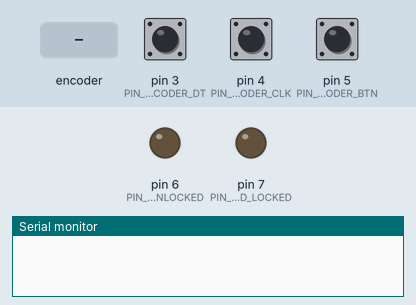
A sketch run on a simulated Arduino Uno, built with avr-gcc and run on an emulated ATmega328P. On the bench: output pins drawn as LEDs (lit = HIGH), the last lines printed to the serial monitor. Inputs (shaded band) come from the test bench; at power-on: pin 5 (PIN_ENCODER_BTN) HIGH, pin 3 (PIN_ENCODER_DT) HIGH, pin 4 (PIN_ENCODER_CLK) HIGH.

Above: at 0.1 s.
At 2.2 s:
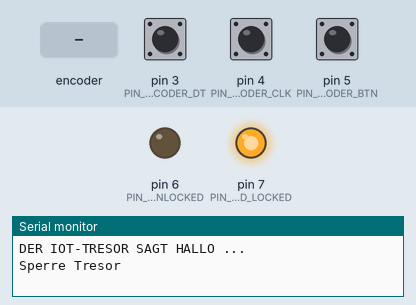
2.3 s: rotary encoder on pin 4 (PIN_ENCODER_CLK) / pin 3 (PIN_ENCODER_DT) turned 1 step (first pin leading)
4.0 s: rotary encoder on pin 4 (PIN_ENCODER_CLK) / pin 3 (PIN_ENCODER_DT) turned 2 steps (second pin leading)
5.9 s: pin 5 (PIN_ENCODER_BTN) pulsed LOW 2 times (0.12 s each, 0.3 s apart)
Timing chart, 0 to 8.9 s (numbered marks = the images above; inputs shaded):
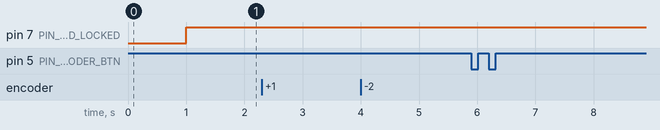

The sketch:

3-Tresor-Loesung.ino
```cpp
/**
 * Tresorschloss
 * =============
 *
 * In dieser Aufgabe wollen wir ein Drehschloss für einen Tresor bauen, wie im folgenden
 * Video anschaulich gezeigt: https://www.youtube.com/watch?v=-DJ6CEA0i9I
 *
 * Als Drehregler verwenden wir einen "Rotary Encoder" (deutsch: Drehimpulsgeber). Äußerlich sieht
 * er wie ein Potentiometer aus, basiert jedoch nicht auf einem Spannungsteiler. Stattdessen besitzt
 * der Regler eine Rasterung, die dafür sorgt, dass bei jeder Bewegung zwei Digitalimpulse generiert
 * werden, mit denen die Drehrichtung erkannt werden kann:
 *
 *                   1x nach links           1x nach rechts
 *                   CLK eilt voraus         DT eilt voraus
 *     CLK | … --------+        +--------- … ----------+        +-------- …
 *         |           +--------+                      +--------+
 *         |
 *      DT | … ------------+        +----- … -----+        +------------ …
 *         |               +--------+             +--------+
 *
 *
 * Zum Entsperren des Tresors muss durch entsprechende Drehbewegungen ein Geheimcode eingegeben werden:
 * Zwei mal rechts, vier mal links, … Die erkannten Drehbewegungen und der dadurch eingegebene Code werden
 * über die serielle Verbindung protokolliert. Zwei LEDs signalisieren, ob der Tresor verschlossen oder
 * entsperrt ist.
 *
 * Wenn der Drehregler gedrückt wird, passiert folgendes: Ist der Tresor verschlossen, wird der Code
 * geprüft und der Tresor ggf. geöffnet. Ist der Tresor offen, wird er wieder verschlossen. Eine
 * Drehbewegung des Reglers verschließt den Tresor immer.
 *
 * Hardwareaufbau:
 * ---------------
 *
 * Die Schaltung können Sie anhand den Konsten unten ableiten. Es ist nicht schwer, da der Drehregler
 * direkt und die LEDs mit je einem Vorwiderstand verbunden werden können.
 *
 * Relevante Dokumentation
 * -----------------------
 *
 * https://sensorkit.joy-it.net/de/sensors/ky-040
 * https://howtomechatronics.com/tutorials/arduino/rotary-encoder-works-use-arduino
 * https://www.arduino.cc/reference/en/language/functions/digital-io/pinmode/
 * https://www.arduino.cc/reference/en/language/functions/digital-io/digitalread/
 * https://www.arduino.cc/reference/en/language/functions/digital-io/digitalwrite/
 */

constexpr bool serial_output = true;

constexpr int PIN_LED_LOCKED   = 7;
constexpr int PIN_LED_UNLOCKED = 6;
constexpr int PIN_ENCODER_BTN  = 5;
constexpr int PIN_ENCODER_CLK  = 4;
constexpr int PIN_ENCODER_DT   = 3;


/**
 * Klasse zum Auslesen eines Drehimpulsgebers (Rotary Encoder) mit Mitteltaster (Button).
 */
class RotaryEncoder {
  public:
    typedef uint8_t direction_t;
    static constexpr direction_t ROTATION_NONE  = 0;
    static constexpr direction_t ROTATION_LEFT  = 1;
    static constexpr direction_t ROTATION_RIGHT = 2;

    static constexpr int DEBOUNCE_MS = 100;

    /**
     * Konstruktor.
     */
    RotaryEncoder(int pin_clk, int pin_dt, int pin_btn) {
      this->pin_clk = pin_clk;
      this->pin_dt  = pin_dt;
      this->pin_btn = pin_btn;
    }

    /**
     * Hardware initialisieren. Aufzurufen in setup().
     */
    void setup() {
      pinMode(pin_clk, INPUT_PULLUP);
      pinMode(pin_dt,  INPUT_PULLUP);
      pinMode(pin_btn, INPUT_PULLUP);

      this->clk_before = digitalRead(pin_clk);
    }

    /**
     * Prüfen, ob der Regler gedreht wurde. Aufzurufen in loop().
     */
    direction_t read_encoder() {
        direction_t direction = this->ROTATION_NONE;
        int clk = digitalRead(this->pin_clk);

        if (this->clk_before != clk) {
          this->clk_before = clk;

          if (clk == LOW) {
            int dt = digitalRead(this->pin_dt);
            direction = this->ROTATION_RIGHT;
            if (dt == LOW) direction = this->ROTATION_LEFT;

            delay(this->DEBOUNCE_MS);
          }
        }

        return direction;
    }

    /**
     * Prüfen, ob der Button gedrückt und wieder losgelassen wurde.
     * Aufzurufen in loop().
     */
    bool button_pressed() {
      bool button_pressed = false;

      if (digitalRead(this->pin_btn) == LOW) {
        delay(this->DEBOUNCE_MS);
        if (digitalRead(this->pin_btn) == LOW) button_pressed = true;
      }

      if (this->button_pressed_before != button_pressed) {
        this->button_pressed_before = button_pressed;
        if (!button_pressed) return true;
      }

      return false;
    }

  private:
    int pin_clk;                                        // Pin für CLK-Signal (Clock)
    int pin_dt;                                         // Pin für DT-Signal (Direction)
    int pin_btn;                                        // Pin für Button

    int clk_before = LOW;                               // CLK-Signal beim letzten Aufruf
    bool button_pressed_before = false;                 // Button beim letzten Aufruf
};

/**
 * Klasse zur Kapselung der Tresorlogik.
 */
class Vault {
  public:
    // Länge des Geheimcodes
    static constexpr int code_length = 4;

    // Geheimcode: Positive Zahlen stehen für eine Rechtsdrehung, negative Zahlen für
    // eine Linksdrehung. Rechts und Links müssen sich immer abwechseln.
    static constexpr int secret_code[code_length] = {2, -4, 1, -2};

    /**
     * Konstruktor.
     */
    Vault(int pin_led_locked, int pin_led_unlocked) {
      this->pin_led_locked   = pin_led_locked;
      this->pin_led_unlocked = pin_led_unlocked;
    }

    /**
     * Hardware initialisieren. Aufzurufen in setup().
     */
    void setup() {
      pinMode(pin_led_locked, OUTPUT);
      pinMode(pin_led_unlocked, OUTPUT);

      this->lock(true);
    }

    /**
     * Zustand des Tresors durch die LEDs signalisieren. Aufzurufen in loop().
     */
    void write_status_LEDs() {
      digitalWrite(this->pin_led_locked, this->locked);
      digitalWrite(this->pin_led_unlocked, !this->locked);
    }

    /**
     * Bei einer Bewegung des Drehgebers, das eingegebene Codewort aktualisieren.
     * Aufzurufen in loop().
     */
    void handle_rotary_encoder(RotaryEncoder::direction_t direction) {
      // Tresor bei einer Drehung immer sperren
      if (direction == RotaryEncoder::ROTATION_NONE) return;
      if (!this->locked) this->lock(true);

      // Bei Änderung der Drehrichtung zur nächsten Codeziffer wechseln
      if (this->direction != direction) {
        this->direction = direction;
        this->index = (this->index + 1) % this->code_length;

        if (this->index == 0) {
          for (int i = 0; i < this->code_length; i++) {
            this->current_code[i] = 0;
          }
        }
      }

      // Aktuelle Codeziffer entsprechend der Drehrichtung hoch/runter zählen
      if (direction == RotaryEncoder::ROTATION_LEFT) {
        if (serial_output) Serial.print("Drehung Links  | ");
        this->current_code[this->index] -= 1;
      }
      else if (direction == RotaryEncoder::ROTATION_RIGHT) {
        if (serial_output) Serial.print("Drehung Rechts | ");
        this->current_code[this->index] += 1;
      }

      if (serial_output) this->print_current_code("\n");
    }

    /**
     * Nach Drücken des Buttons den Code prüfen bzw. den Tresor wieder sperren.
     * Aufzurufen in loop().
     */
    void handle_button(bool pressed) {
      if (!pressed) return;

      if (this->locked) {
        // Versuchen, den Tresor zu öffnen
        if (serial_output) {
          Serial.print("Prüfe Code     | ");
          this->print_current_code(" | ");
        }

        bool locked = false;

        for (uint8_t i = 0; i < this->code_length; i++) {
          if (this->current_code[i] != this->secret_code[i]) {
            locked = true;
          }
        }

        if (serial_output) {
          Serial.print(locked ? "Code ist falsch! | " : "Code ist richtig! | ");
        }

        this->lock(locked);
      } else {
        // Tresor wieder sperren
        this->lock(true);
      }
    }

  private:
    int pin_led_locked;                                 // Pin für rote LED (Tresor gesperrt)
    int pin_led_unlocked;                               // Pin für grüne LED (Tresor entsperrt)

    int current_code[code_length] = {0, 0, 0, 0};       // Tatsächlich eingegebener Code
    int index = -1;                                     // Index der gerade eingegebenen Ziffer
    bool locked = true;                                 // Tresor gesperrt oder entsperrt

    // Aktuelle Drehrichtung
    RotaryEncoder::direction_t direction = RotaryEncoder::ROTATION_NONE;

    /**
    * Tresor sperren oder entsperren.
    */
    void lock(bool locked) {
      if (serial_output) {
        Serial.println(locked ? "Sperre Tresor" : "Entsperre Tresor");
      }

      this->locked    = locked;
      this->index     = -1;
      this->direction = RotaryEncoder::ROTATION_NONE;

      for (uint8_t i = 0; i < this->code_length; i++) {
        this->current_code[i] = 0;
      }
    }

    /**
    * Ausgabe des eingegebenen Codes auf der seriellen Konsole
    */
    void print_current_code(char* linebreak) {
      if (!serial_output) return;

      Serial.print("Eingegebener Code: ");

      for (uint8_t i = 0; i < this->code_length; i++) {
        Serial.print(this->current_code[i]);
        if (i < this->code_length - 1) Serial.print(", ");
      }

      Serial.print(linebreak);
    }
};


// Globale Objekte für den Drehregler und den Tresor
RotaryEncoder rotary_encoder = RotaryEncoder(PIN_ENCODER_CLK, PIN_ENCODER_DT, PIN_ENCODER_BTN);
Vault vault = Vault(PIN_LED_LOCKED, PIN_LED_UNLOCKED);


/**
 * Initialisierung der Hardware nach dem Einschalten
 */
void setup() {
  delay(1000);

  if (serial_output) {
    Serial.begin(9600);
    Serial.println("DER IOT-TRESOR SAGT HALLO ...");
  }

  rotary_encoder.setup();
  vault.setup();
}


/**
 * Unendlich oft ausgeführte Hauptprogrammlogik
 */
void loop() {
  vault.write_status_LEDs();
  vault.handle_rotary_encoder(rotary_encoder.read_encoder());
  vault.handle_button(rotary_encoder.button_pressed());
}
```
